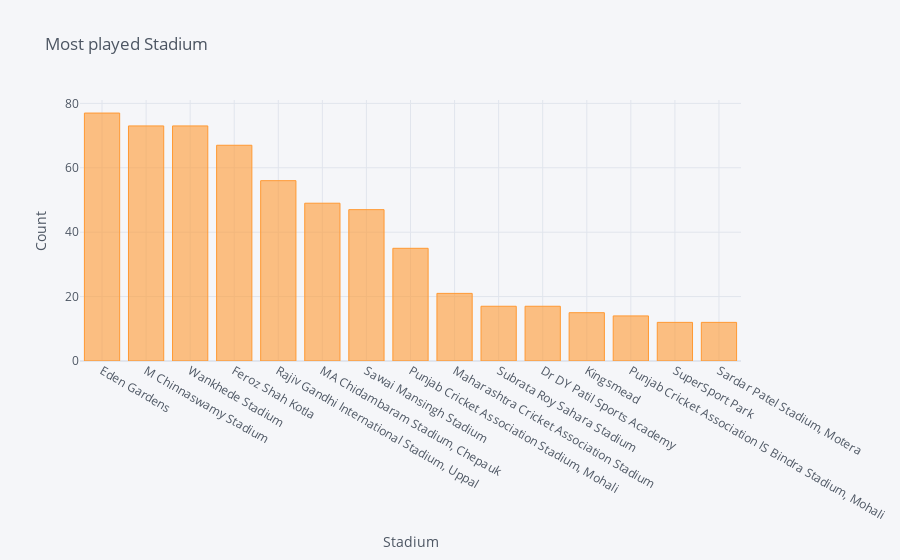

The code cell stored with this chart in its notebook:
### Code cell
stad.iplot(kind="bar",xTitle="Stadium",yTitle="Count",title="Most played Stadium")

### Figure 1 — Plotly figure (JSON) as saved in the notebook; plotly's stock layout.template omitted (floating-point values rounded to 4 significant figures)
{"data": [{"marker": {"color": "rgba(255, 153, 51, 0.6)", "line": {"color": "rgba(255, 153, 51, 1.0)", "width": 1}}, "name": "venue", "orientation": "v", "text": "", "x": ["Eden Gardens", "M Chinnaswamy Stadium", "Wankhede Stadium", "Feroz Shah Kotla", "Rajiv Gandhi International Stadium, Uppal", "MA Chidambaram Stadium, Chepauk", "Sawai Mansingh Stadium", "Punjab Cricket Association Stadium, Mohali", "Maharashtra Cricket Association Stadium", "Subrata Roy Sahara Stadium", "Dr DY Patil Sports Academy", "Kingsmead", "Punjab Cricket Association IS Bindra Stadium, Mohali", "SuperSport Park", "Sardar Patel Stadium, Motera"], "y": [77, 73, 73, 67, 56, 49, 47, 35, 21, 17, 17, 15, 14, 12, 12], "type": "bar"}], "layout": {"legend": {"bgcolor": "#F5F6F9", "font": {"color": "#4D5663"}}, "paper_bgcolor": "#F5F6F9", "plot_bgcolor": "#F5F6F9", "title": {"font": {"color": "#4D5663"}, "text": "Most played Stadium"}, "xaxis": {"gridcolor": "#E1E5ED", "showgrid": true, "tickfont": {"color": "#4D5663"}, "title": {"font": {"color": "#4D5663"}, "text": "Stadium"}, "zerolinecolor": "#E1E5ED"}, "yaxis": {"gridcolor": "#E1E5ED", "showgrid": true, "tickfont": {"color": "#4D5663"}, "title": {"font": {"color": "#4D5663"}, "text": "Count"}, "zerolinecolor": "#E1E5ED"}}}
